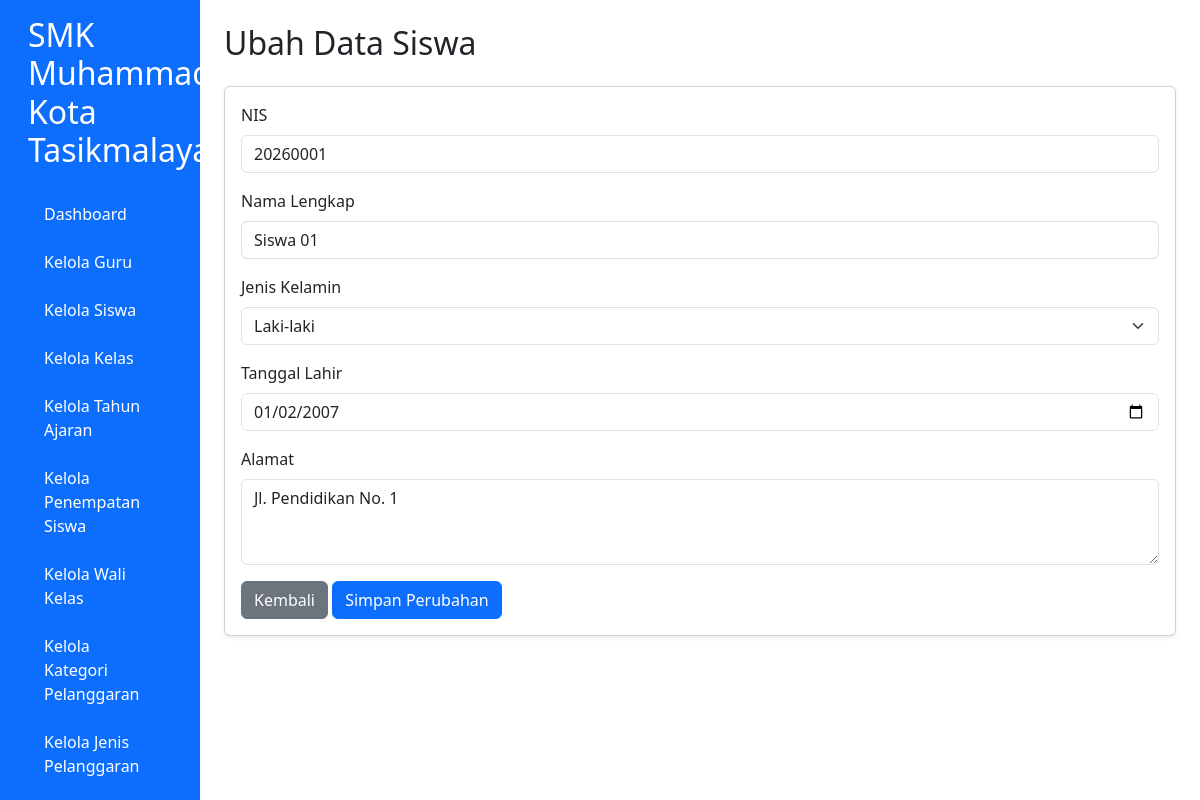
The app's page /edit_siswa.php?id=1 (signed in) with its own data.
### tables this page shows
CREATE TABLE `t_siswa` (
  `id` int(11) NOT NULL,
  `nis` varchar(30) DEFAULT NULL,
  `nisn` varchar(20) NOT NULL,
  `nama` varchar(150) DEFAULT NULL,
  `jenis_kelamin` char(1) NOT NULL,
  `tanggal_lahir` date NOT NULL,
  `alamat` text NOT NULL,
  `status_aktif` tinyint(1) NOT NULL,
  `created_at` timestamp NOT NULL DEFAULT current_timestamp(),
  `updated_at` timestamp NOT NULL DEFAULT current_timestamp()
);

### edit_siswa.php (the view, shortened to what this page needs)
<?php
require_once "config.php";
$id = $_GET['id'] ?? 0;
$siswa = mysqli_fetch_assoc(mysqli_query($conn, "SELECT * FROM t_siswa WHERE id = '$id'"));
?>
<!DOCTYPE html>
<html lang="id">
<head>
    <link href="https://cdn.jsdelivr.net/npm/bootstrap@5.3.8/dist/css/bootstrap.min.css" rel="stylesheet">
</head>
<body>
<div class="container-fluid">
    <div class="row">
        <?php include "menu.php"; ?>
        <main class="col-md-9 col-lg-10 p-4">
            <h2 class="mb-4">Ubah Data Siswa</h2>
            <div class="card shadow-sm">
                <div class="card-body">
                    <form method="POST">
                        <div class="mb-3">
                            <label class="form-label">NIS</label>
                            <input type="text" name="nis" class="form-control" value="<?= htmlspecialchars($siswa['nis']) ?>" required>
                        </div>
                        <div class="mb-3">
                            <label class="form-label">Nama Lengkap</label>
                            <input type="text" name="nama" class="form-control" value="<?= htmlspecialchars($siswa['nama']) ?>" required>
                        </div>
                        <div class="mb-3">
                            <label class="form-label">Jenis Kelamin</label>
                            <select name="jenis_kelamin" class="form-select" required>
                                <option value="L" <?= $siswa['jenis_kelamin'] === 'L' ? 'selected' : '' ?>>Laki-laki</option>
                            </select>
                        </div>
                        <div class="mb-3">
                            <label class="form-label">Tanggal Lahir</label>
                            <input type="date" name="tanggal_lahir" class="form-control" value="<?= htmlspecialchars($siswa['tanggal_lahir']) ?>" required>
                        </div>
                        <div class="mb-3">
                            <label class="form-label">Alamat</label>
                            <textarea name="alamat" class="form-control" rows="3" required><?= htmlspecialchars($siswa['alamat']) ?></textarea>
                        </div>
                        <a href="siswa.php" class="btn btn-secondary">Kembali</a>
                        <button type="submit" class="btn btn-primary">Simpan Perubahan</button>
                    </form>
                </div>
            </div>
        </main>
    </div>
</div>
</body>
</html>

### records on screen
t_siswa: nis "20260001", nama "Siswa 01", jenis_kelamin "Laki-laki", tanggal_lahir "01/02/2007", alamat "Jl. Pendidikan No. 1"
